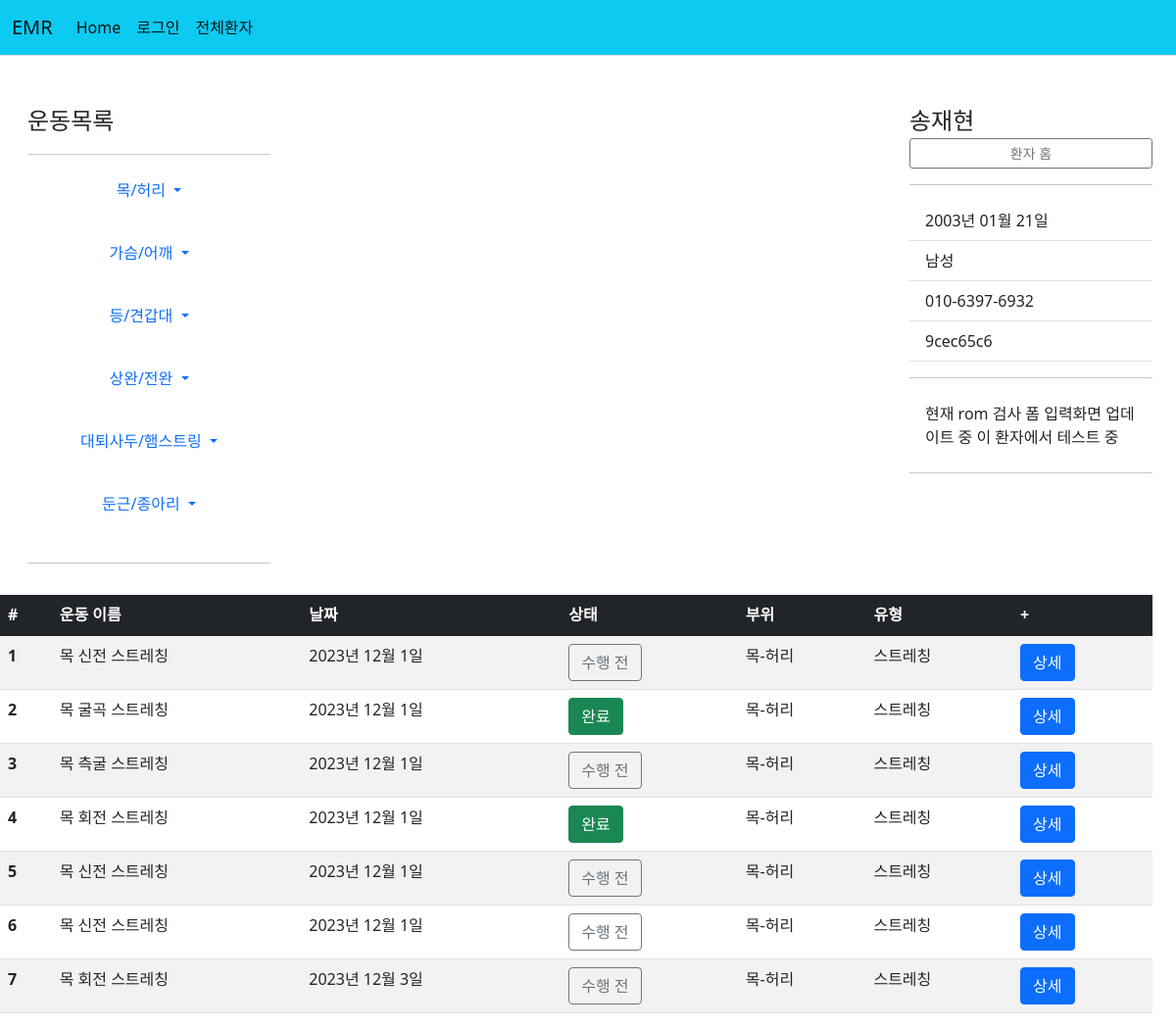
Before: /patient/9cec65c6-f5e6-486e-b068-f70c82aa60aa/목-허리/근력 운동/ with the older database file.
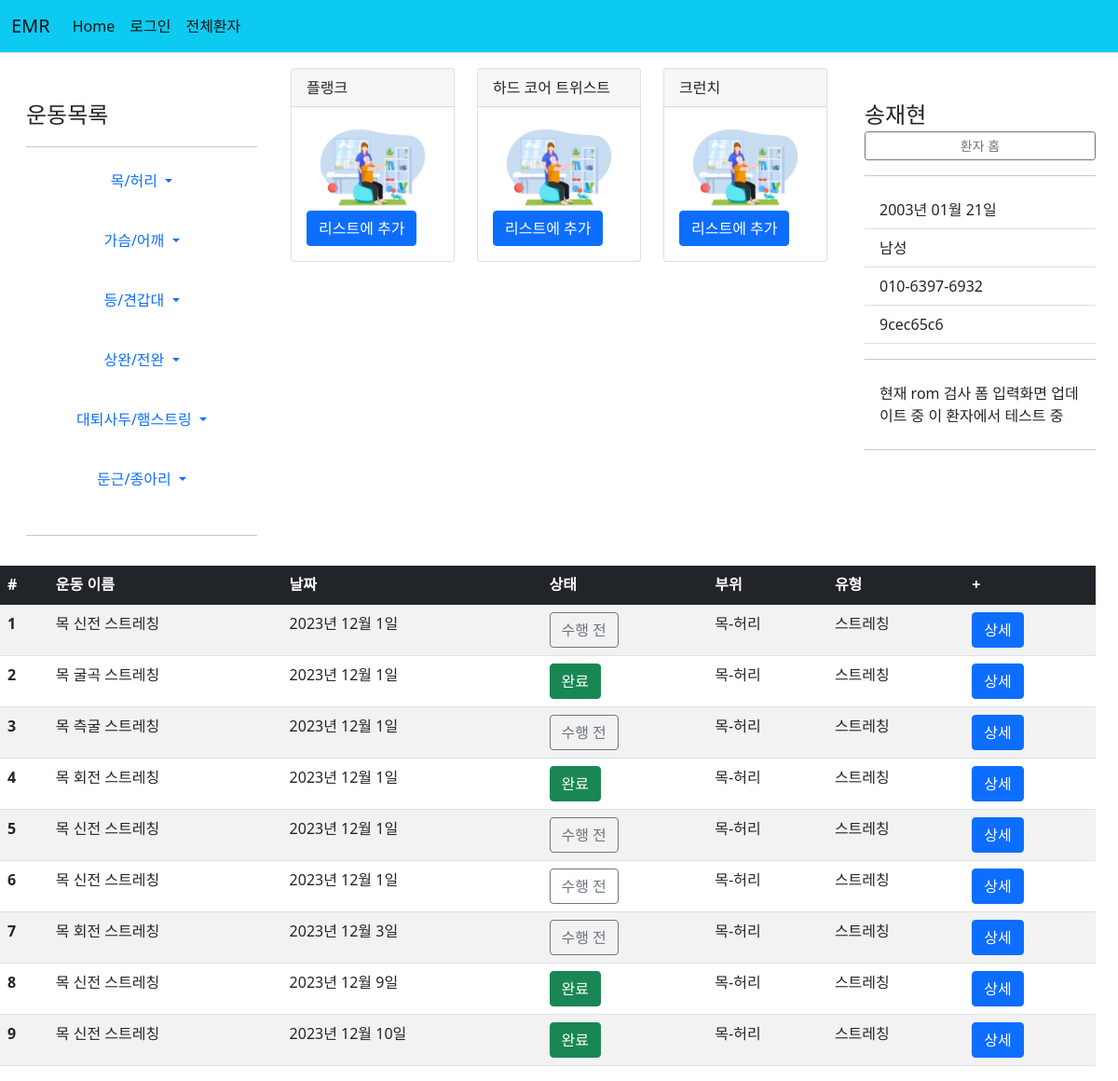
After: the same page with the newer database file.
### patient/models.py (models this page shows, shortened)
class Patient2(models.Model):
    id = models.CharField(primary_key=True, max_length=36, default=uuid.uuid4)
    name = models.CharField(max_length=10)
    front_resident = models.CharField(max_length=6)
    back_resident = models.CharField(max_length=1)
    phone = models.CharField(max_length=30)
    memo = models.TextField(default='memo')

class ExerciseList(models.Model):
    code = models.CharField(primary_key=True, max_length=36, default=uuid.uuid4)
    exercise = models.ForeignKey(Exercise, on_delete=models.CASCADE)
    patient = models.ForeignKey(Patient2, on_delete=models.CASCADE)
    date = models.DateField(default=timezone.now)
    count = models.IntegerField(default=0)
    set = models.IntegerField(default=1)
    time = models.IntegerField(default=0)
    weight = models.IntegerField(default=0)
    done = models.BooleanField(default=False)

class Exercise(models.Model):
    name = models.CharField(primary_key=True, max_length=30)
    part = models.ForeignKey(Part, on_delete=models.CASCADE)
    type = models.ForeignKey(ExerciseType, on_delete=models.CASCADE)
    link = models.URLField(default='https://blog.naver.com/smile86/221055278905')

class Part(models.Model):
    part = models.CharField(primary_key=True, max_length=10)

class ExerciseType(models.Model):
    type = models.CharField(primary_key=True, max_length=20)

### patient/views.py (the view)
# urls.py: path('<str:patient_id>/<str:part>/<str:type>/', views.exercise_add, name='exercise_add'),
def exercise_add(request, patient_id, part, type):
    patient = get_object_or_404(Patient2, pk=patient_id)
    part = get_object_or_404(Part, pk=part)
    type = get_object_or_404(ExerciseType, pk=type)
    exercises = Exercise.objects.filter(part=part, type=type)
    exercise_list = ExerciseList.objects.filter(patient=patient_id)
    context = {'patient':patient, 'part':part, 'type':type, 'exercises':exercises, 'exercise_list':exercise_list}
    return render(request, 'patient/exercise_add.html', context)

### patient/templatetags/patient_filter.py (called while the page is built)
@register.filter
def back2(value):
    ans=''
    if int(value)%2==0:
        ans = '여성'
    else:
        ans = '남성'
    return ans

@register.filter
def birth2(value, back):
    if back=='3' or back=='4':
        year = '20'+value[:2]
    else:
        year = '19'+value[:2]
    birth = year+'년 '+value[2:4]+'월 '+value[4:]+'일'
    return birth

@register.filter
def id_cut(value):
    return value[:8]

### templates/patient/exercise_add.html (shortened to what this page needs)
{% extends "base.html" %}
{% load patient_filter %}
{% block content %}
{% load static %}
<div class="container-fluid">
  <div class="row">
    <div class="col-md-3">
      <div class="d-flex flex-column flex-shrink-0 p-3" style="width: 280px;">
        <svg class="bi pe-none me-2" width="40" height="32"><use xlink:href="#bootstrap"/></svg>
        <span class="fs-4">운동목록</span>
        <hr>
        <ul class="nav nav-pills flex-column mb-auto text-center">
          <li>
            <a href="#" class="nav-link text-primary align-items-center text-decoration-none dropdown-toggle" data-bs-toggle="dropdown" aria-expanded="false">
              목/허리
            </a>
          </li>
          <br>
          <li>
            <a href="#" class="nav-link align-items-center text-decoration-none dropdown-toggle" data-bs-toggle="dropdown" aria-expanded="false">
              가슴/어깨
            </a>
          </li>
          <br>
          <li>
            <a href="#" class="nav-link align-items-center text-decoration-none dropdown-toggle" data-bs-toggle="dropdown" aria-expanded="false">
              등/견갑대
            </a>
          </li>
          <br>
          <li>
            <a href="#" class="nav-link align-items-center text-decoration-none dropdown-toggle" data-bs-toggle="dropdown" aria-expanded="false">
              상완/전완
            </a>
          </li>
          <br>
          <li>
            <a href="#" class="nav-link align-items-center text-decoration-none dropdown-toggle" data-bs-toggle="dropdown" aria-expanded="false">
              대퇴사두/햄스트링
            </a>
          </li>
          <br>
          <li>
            <a href="#" class="nav-link align-items-center text-decoration-none dropdown-toggle" data-bs-toggle="dropdown" aria-expanded="false">
              둔근/종아리
            </a>
          </li>
          <br>
        </ul>
        <hr>
    </div>
    </div>
    <div class="col-md-6">
      <div class="row">
        {% for exercise in exercises %}
        <div class="col-4">
          <div class="card mb-3 mt-3 ml-3" style="max-width: 18rem;">
            <div class="card-header">{{exercise.name}}</div>
            <div class="card-body">
              <img src="{% static '운동치료.jpg' %}" class="card-img-top">
              <a class="btn btn-primary" href="{% url 'patient:exercise_form' patient_id=patient.id part=exercise.part.part type=exercise.type.type exercise=exercise.name %}" role="button">
                리스트에 추가
              </a>
            </div>
          </div>
        </div>
        {% endfor %}
      </div>
    </div>
    <div class="col-md-3">
      <div class="col-md-3">
        <div class="d-flex flex-column flex-shrink-0 p-3" style="width: 280px;">
            <svg class="bi pe-none me-2" width="40" height="32"><use xlink:href="#bootstrap"/></svg>
            <span class="fs-4">{{patient.name}}</span>
            <a href="{% url 'patient:detail' patient.id %}" class="btn  btn-sm btn-outline-secondary">환자 홈</a></span>
          <hr>
          <ul class="list-group list-group-flush">
            <li class="list-group-item">{{patient.front_resident|birth2:patient.back_resident}}</li>
            <li class="list-group-item">{{patient.back_resident|back2}}</li>
            <li class="list-group-item">{{patient.phone}}</li>
            <li class="list-group-item">{{patient.id|id_cut}}</li>
            <hr>
            <li class="list-group-item">{{patient.memo}}</li>
          </ul>
          <hr>
      </div>
    </div>
  </div>
  <div class="row">
    <table class="table table-border table-Secondary table-striped">
      <thead>
      <tr class="table-dark">
          <th scope="col">#</th>
          <th scope="col">운동 이름</th>
          <th scope="col">날짜</th>
          <th scope="col">상태</th>
          <th scope="col">부위</th>
          <th scope="col">유형</th>
          <th scope="col">+</th>
      </tr>
      </thead>
      <tbody>
      {% for exercise in exercise_list %}
      <tr>
          <th scope="row">{{forloop.counter}}</th>
          <td>{{exercise.exercise.name}}</td>
          <td>{{exercise.date}}</td>
          {% if exercise.done %}<td> <button type="button" class="btn btn-success">완료</button></td>
          {% else %}<td><button type="button" class="btn btn-outline-secondary">수행 전</button></td>{% endif %}
          <td>{{exercise.exercise.part.part}}</td>
          <td>{{exercise.exercise.type.type}}</td>
          <td><a class="btn btn-primary" href="{% url 'patient:detail' patient.id %}" role="button">상세</a></td>
      </tr>
      {% endfor %}
      </tbody>
    </table>
  </div>
</div>
{% endblock %}

### templates/base.html (shortened to what this page needs)
{% load static %}
<!doctype html>
<html lang="ko">
<head>
    <link rel="stylesheet" type="text/css" href="{% static 'bootstrap.min.css' %}">
    <link rel="stylesheet" type="text/css" href="{% static 'sidebars.css' %}">
</head>
<body>
{% include 'navbar.html' %}
{% block content %}
{% endblock %}
</body>
</html>

### templates/navbar.html (shortened to what this page needs)
<nav class="navbar navbar-expand-lg navbar-light bg-info border-bottom" data-bs-theme="dark">
    <div class="container-fluid">
            <a class="navbar-brand" href="#">EMR</a>
            <div class="collapse navbar-collapse" id="navbarSupportedContent">
                <ul class="navbar-nav me-auto mb-2 mb-lg-0">
                    <li class="nav-item">
                        <a class="nav-link active" aria-current="page" href="{% url 'common:home' %}">Home</a>
                    </li>
                    <li class="nav-item">
                        {% if user.is_authenticated %}
                        <a class="nav-link active" href="{% url 'common:logout' %}">로그아웃</a>
                        {% else %}
                        <a class="nav-link active" href="{% url 'common:login' %}">로그인</a>
                        {% endif %}
                    </li>
                    <li class="'nave-item">
                        <a class="nav-link active" href="{% url 'patient:index' %}">전체환자</a>
                    </li>
                </ul>
            </div>
        </div>
</nav>

### static/sidebars.css (style rules this page uses)
body { min-height: 100vh; min-height: -webkit-fill-available; }
html { height: -webkit-fill-available; }
.dropdown-toggle { outline: 0; }

Changed rows visible on the page:
added Exercise: name "플랭크"
added Exercise: name "하드 코어 트위스트"
added Exercise: name "크런치"
added ExerciseList: exercise.name "목 신전 스트레칭", date "2023년 12월 9일", done "완료", exercise.part.part "목-허리", exercise.type.type "스트레칭"
added ExerciseList: exercise.name "목 신전 스트레칭", date "2023년 12월 10일", done "완료", exercise.part.part "목-허리", exercise.type.type "스트레칭"
